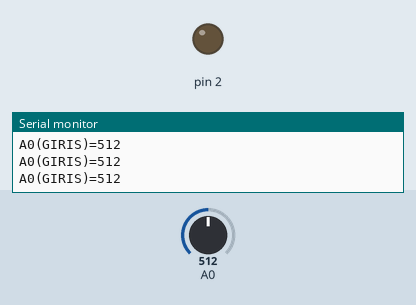
Simulated run of this sketch. Board: Arduino Uno, built with avr-gcc and run on an emulated ATmega328P. Shown: output pins drawn as LEDs (lit = HIGH), the last lines printed to the serial monitor. The test bench sets the inputs (shaded band); at power-on: A0 = 512.

Above: at 1.2 s.
1.3 s: A0 set to 160
2.8 s: A0 set to 137
At 3.9 s:
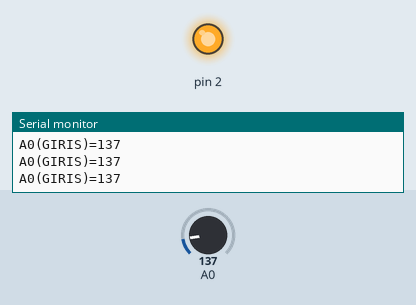
4.3 s: A0 set to 306
At 4.9 s:
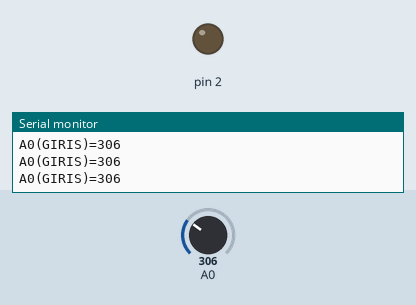
5.8 s: A0 set to 140
At 6.6 s:
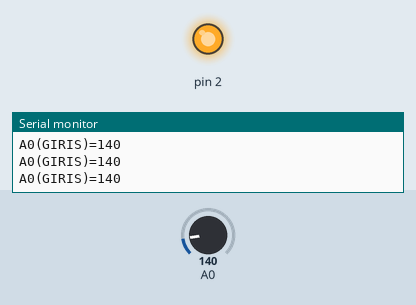
Timing chart, 0 to 8.8 s (numbered marks = the images above; inputs shaded):
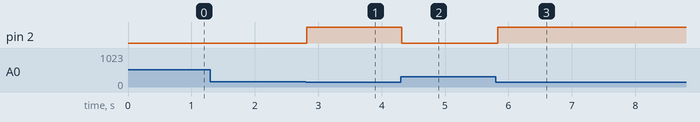

Measured:
- the behaviour switches between 150 and 149 on A0 (found by bisection; images 0 and 1)
- after the input at 2.8 s, pin 2: LOW → HIGH at once
- after the input at 4.3 s, pin 2: HIGH → LOW at once
- after the input at 5.8 s, pin 2: LOW → HIGH at once

The sketch:

LDR.ino
```cpp
void setup()
{
  pinMode(A0,INPUT);
  pinMode(2,OUTPUT);
  Serial.begin(9600);
}


void loop()
{
  int LDR = analogRead(A0);
  Serial.print ("A0(GIRIS)=");
  Serial.println (LDR);
  if (LDR<150)
  {
    digitalWrite(2,1);
  }
  else
  {
    digitalWrite(2,0);
  }
}
```
